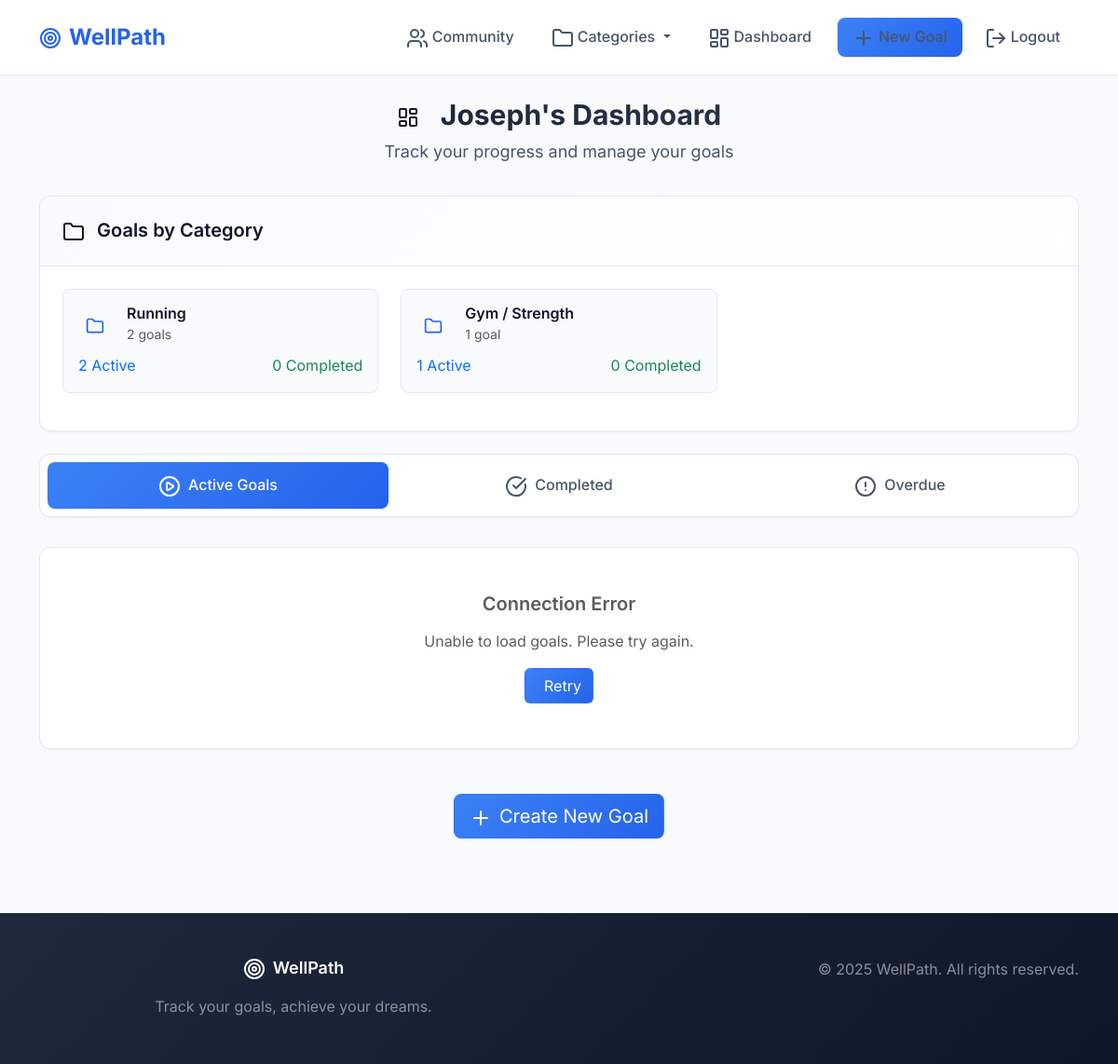
/dashboard/Joseph/ (signed in), run on the app's committed database.
### goals/models.py (models this page shows, shortened)
class User(AbstractUser):
    pass

class Category(models.Model):
    order = models.PositiveIntegerField(default=0)
    cat = models.CharField(max_length=64, unique=True)
    slug = models.SlugField(max_length=70, unique=True, blank=True)
    units = models.ManyToManyField("Unit", blank=True, related_name="categories")
    class Meta:
        ordering = ["order"]

### goals/views.py (the view)
# urls.py: path('dashboard/<str:username>/', views.dashboard, name='dashboard'),
def dashboard(request, username):
    goals = Goal.objects.filter(user=request.user).order_by("-created_at")
    dashboard_goals = []
    categories = Category.objects.all()
    category_stats = {}
    for category in categories:
        user_goals_in_category = goals.filter(category=category)
        active_count = len([g for g in user_goals_in_category if not g.is_completed() and not g.is_overdue()])
        completed_count = len([g for g in user_goals_in_category if g.is_completed()])
        category_stats[category.id] = {
            'category': category,
            'active': active_count,
            'completed': completed_count,
            'total': user_goals_in_category.count()
        }
    for goal in goals:
        total_progress = goal.get_current_value()
        if goal.target_value > 0:
            progress_percent = min(100, (total_progress / goal.target_value) * 100)
        else:
            progress_percent = 0
        days_remaining = goal.days_remaining()
        dashboard_goals.append({
            "id": goal.id,
            "title": goal.title,
            "description": goal.description,
            "unit": goal.unit,
            "target_value": goal.target_value,
            "deadline": goal.deadline,
            "days_remaining": days_remaining,
            "total_progress": total_progress,
            "progress_percent": progress_percent,
            "current_value": getattr(goal, "current_value", 0),
            "today_progress": goal.has_today_progress(request.user),
            "user": goal.user,
            "is_completed": goal.is_completed(),
            "is_overdue": goal.is_overdue(),
            "finished_at": goal.finished_at,
        })
    return render(request, "goals/dashboard.html", {
        "user": request.user,
        "goals": dashboard_goals,
        "categories": categories,
        "category_stats": category_stats,
    })

### goals/models.py (called while the page is built)
    def days_remaining(self):
        if self.deadline:
            delta = self.deadline - now().date()
            return delta.days
        return None

    def get_current_value(self):
        return sum(p.value for p in self.progresses.all())

    def has_today_progress(self, user):
        return self.progresses.filter(user=user, date=now().date()).first()

    def is_completed(self):
        return self.get_current_value() >= self.target_value

    def is_overdue(self):
        return self.deadline is not None and self.deadline < now().date() and not self.is_completed()

### goals/views.py (called while the page is built)
def categories_context(request):
    return {'categories': Category.objects.all()}

### goals/templates/goals/dashboard.html (shortened to what this page needs)
{% extends 'goals/base.html' %}
{% block content %}
<div class="container">
    <div class="page-header">
        <h1 class="page-title">
            <i data-lucide="layout-dashboard" class="me-3"></i>
            {{ user.username }}'s Dashboard
        </h1>
        <p class="page-subtitle">Track your progress and manage your goals</p>
    </div>
    {% if category_stats %}
    <div class="modern-card mb-4">
        <div class="modern-card-header">
            <h4 class="mb-0">
                <i data-lucide="folder" class="me-2"></i>
                Goals by Category
            </h4>
        </div>
        <div class="modern-card-body">
            <div class="row">
                {% for cat_id, stats in category_stats.items %}
                {% if stats.total > 0 %}
                <div class="col-md-6 col-lg-4 mb-3">
                    <div class="category-stat-card">
                        <div class="d-flex align-items-center mb-2">
                            <div class="bg-primary-100 rounded-circle p-2 me-3">
                                <i data-lucide="folder" style="width: 20px; height: 20px; color: var(--primary-600);"></i>
                            </div>
                            <div>
                                <h6 class="mb-0">{{ stats.category.cat }}</h6>
                                <small class="text-muted">{{ stats.total }} goal{{ stats.total|pluralize }}</small>
                            </div>
                        </div>
                        <div class="d-flex justify-content-between text-sm">
                            <span class="text-primary">{{ stats.active }} Active</span>
                            <span class="text-success">{{ stats.completed }} Completed</span>
                        </div>
                    </div>
                </div>
                {% endif %}
                {% endfor %}
            </div>
        </div>
    </div>
    {% endif %}
    <div class="modern-tabs">
        <button class="modern-tab active" id="active-tab" data-tooltip="View your ongoing goals">
            <i data-lucide="play-circle" class="me-2"></i>Active Goals
        </button>
        <button class="modern-tab" id="completed-tab" data-tooltip="See your achievements">
            <i data-lucide="check-circle" class="me-2"></i>Completed
        </button>
        <button class="modern-tab" id="overdue-tab" data-tooltip="Goals that need attention">
            <i data-lucide="alert-circle" class="me-2"></i>Overdue
        </button>
    </div>
    <div id="dashboard-content" class="fade-in">
    </div>
    <div class="text-center mt-5">
        <a href="{% url 'create_goal' %}" class="btn btn-primary-modern btn-lg">
            <i data-lucide="plus" class="me-2"></i>Create New Goal
        </a>
    </div>
{% load static %}
{% endblock %}

### goals/static/goals/css/modern-styles.css (style rules this page uses)
:root { --primary-50: #eff6ff; --primary-100: #dbeafe; --primary-200: #bfdbfe; --primary-300: #93c5fd; --primary-400: #60a5fa; --primary-500: #3b82f6; --primary-600: #2563eb; --primary-700: #1d4ed8; --primary-800: #1e40af; --primary-900: #1e3a8a; --success-50: #f0fdf4; --success-100: #dcfce7; --success-500: #22c55e; --success-600: #16a34a; --warning-50: #fffbeb; --warning-100: #fef3c7; --warning-500: #f59e0b; --warning-600: #d97706; --error-50: #fef2f2; --error-100: #fee2e2; --error-500: #ef4444; --error-600: #dc2626; --neutral-50: #f8fafc; --neutral-100: #f1f5f9; --neutral-200: #e2e8f0; --neutral-300: #cbd5e1; --neutral-400: #94a3b8; --neutral-500: #64748b; --neutral-600: #475569; --neutral-700: #334155; --neutral-800: #1e293b; --neutral-900: #0f172a; --font-size-xs: 0.75rem; --font-size-sm: 0.875rem; --font-size-base: 1rem; --font-size-lg: 1.125rem; --font-size-xl: 1.25rem; --font-size-2xl: 1.5rem; --font-size-3xl: 1.875rem; --font-size-4xl: 2.25rem; --space-1: 0.25rem; --space-2: 0.5rem; --space-3: 0.75rem; --space-4: 1rem; --space-5: 1.25rem; --space-6: 1.5rem; --space-8: 2rem; --space-10: 2.5rem; --space-12: 3rem; --space-16: 4rem; --space-20: 5rem; --shadow-sm: 0 1px 2px 0 rgb(0 0 0 / 0.05); --shadow-md: 0 4px 6px -1px rgb(0 0 0 / 0.1), 0 2px 4px -2px rgb(0 0 0 / 0.1); --shadow-lg: 0 10px 15px -3px rgb(0 0 0 / 0.1), 0 4px 6px -4px rgb(0 0 0 / 0.1); --shadow-xl: 0 20px 25px -5px rgb(0 0 0 / 0.1), 0 8px 10px -6px rgb(0 0 0 / 0.1); --radius-sm: 0.375rem; --radius-md: 0.5rem; --radius-lg: 0.75rem; --radius-xl: 1rem; }
* { box-sizing: border-box; }
body { font-family: 'Inter', -apple-system, BlinkMacSystemFont, 'Segoe UI', Roboto, sans-serif; line-height: 1.6; color: var(--neutral-700); background-color: var(--neutral-50); margin: 0; padding: 0; }
h1, h2, h3, h4, h5, h6 { font-weight: 600; line-height: 1.2; margin-bottom: var(--space-4); color: var(--neutral-900); }
h1 { font-size: var(--font-size-4xl); }
h4 { font-size: var(--font-size-xl); }
h6 { font-size: var(--font-size-base); }
p { margin-bottom: var(--space-4); color: var(--neutral-600); }
.btn-primary-modern { background: linear-gradient(135deg, var(--primary-500), var(--primary-600)); color: white; box-shadow: var(--shadow-sm); }
.modern-card { background: white; border-radius: var(--radius-lg); box-shadow: var(--shadow-sm); border: 1px solid var(--neutral-200); transition: all 0.3s ease; overflow: hidden; }
.modern-card-header { padding: var(--space-6); border-bottom: 1px solid var(--neutral-200); background: linear-gradient(135deg, var(--neutral-50), white); }
.modern-card-body { padding: var(--space-6); }
.modern-tabs { display: flex; background: white; border-radius: var(--radius-lg); padding: var(--space-2); box-shadow: var(--shadow-sm); margin-bottom: var(--space-8); border: 1px solid var(--neutral-200); }
.modern-tab { flex: 1; padding: var(--space-3) var(--space-4); background: transparent; border: none; border-radius: var(--radius-md); font-weight: 500; color: var(--neutral-600); cursor: pointer; transition: all 0.3s ease; text-align: center; }
.modern-tab.active { background: linear-gradient(135deg, var(--primary-500), var(--primary-600)); color: white; box-shadow: var(--shadow-sm); }
.fade-in { animation: fadeIn 0.6s ease-out; }
.page-header { margin-bottom: var(--space-8); text-align: center; }
.page-title { font-size: var(--font-size-3xl); font-weight: 700; margin-bottom: var(--space-2); background: linear-gradient(135deg, var(--neutral-900), var(--neutral-700)); -webkit-background-clip: text; -webkit-text-fill-color: transparent; background-clip: text; }
.page-subtitle { font-size: var(--font-size-lg); color: var(--neutral-600); }
.category-stat-card { background: var(--neutral-50); border-radius: var(--radius-md); padding: var(--space-4); border: 1px solid var(--neutral-200); transition: all 0.3s ease; }

### data on the page
User: username "Joseph"
Category: category.cat "Running", total "2", active "2", completed "0"
Category: category.cat "Gym / Strength", total "1", active "1", completed "0"
